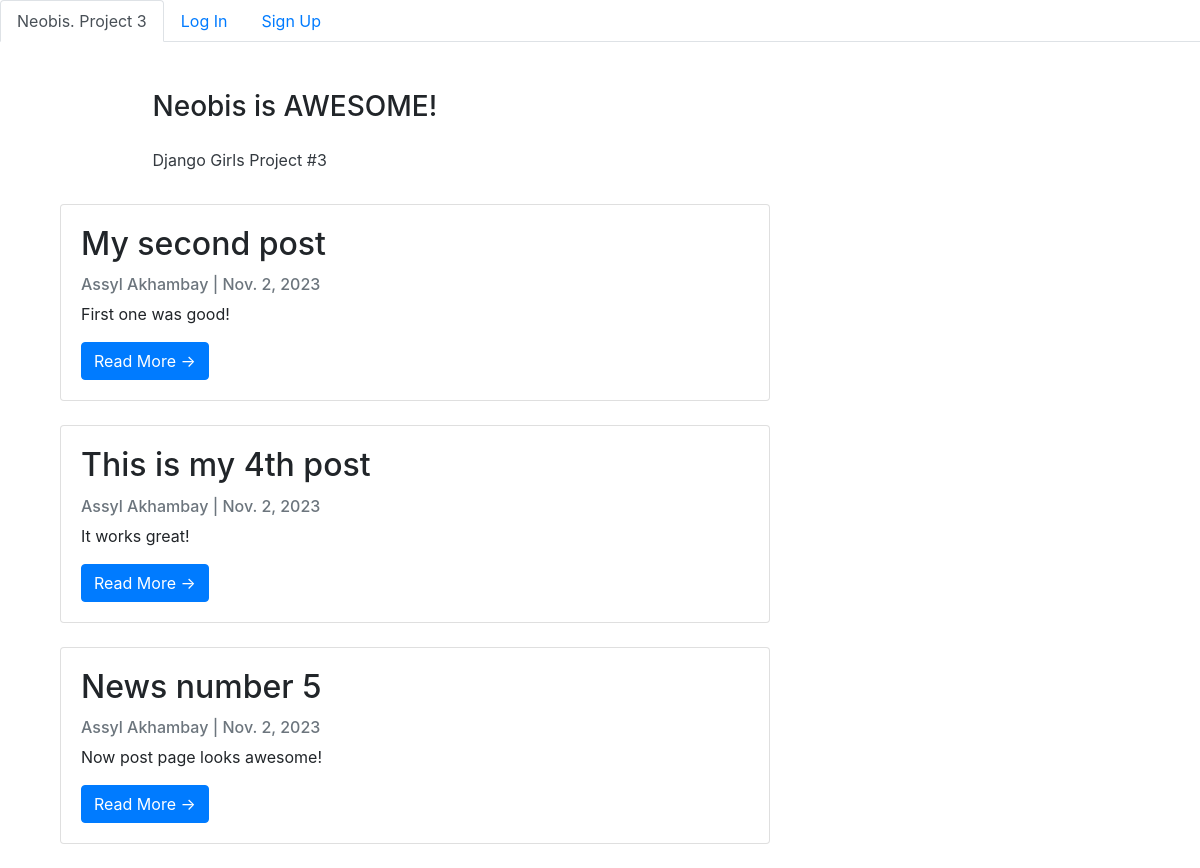
The app's page /, older data.
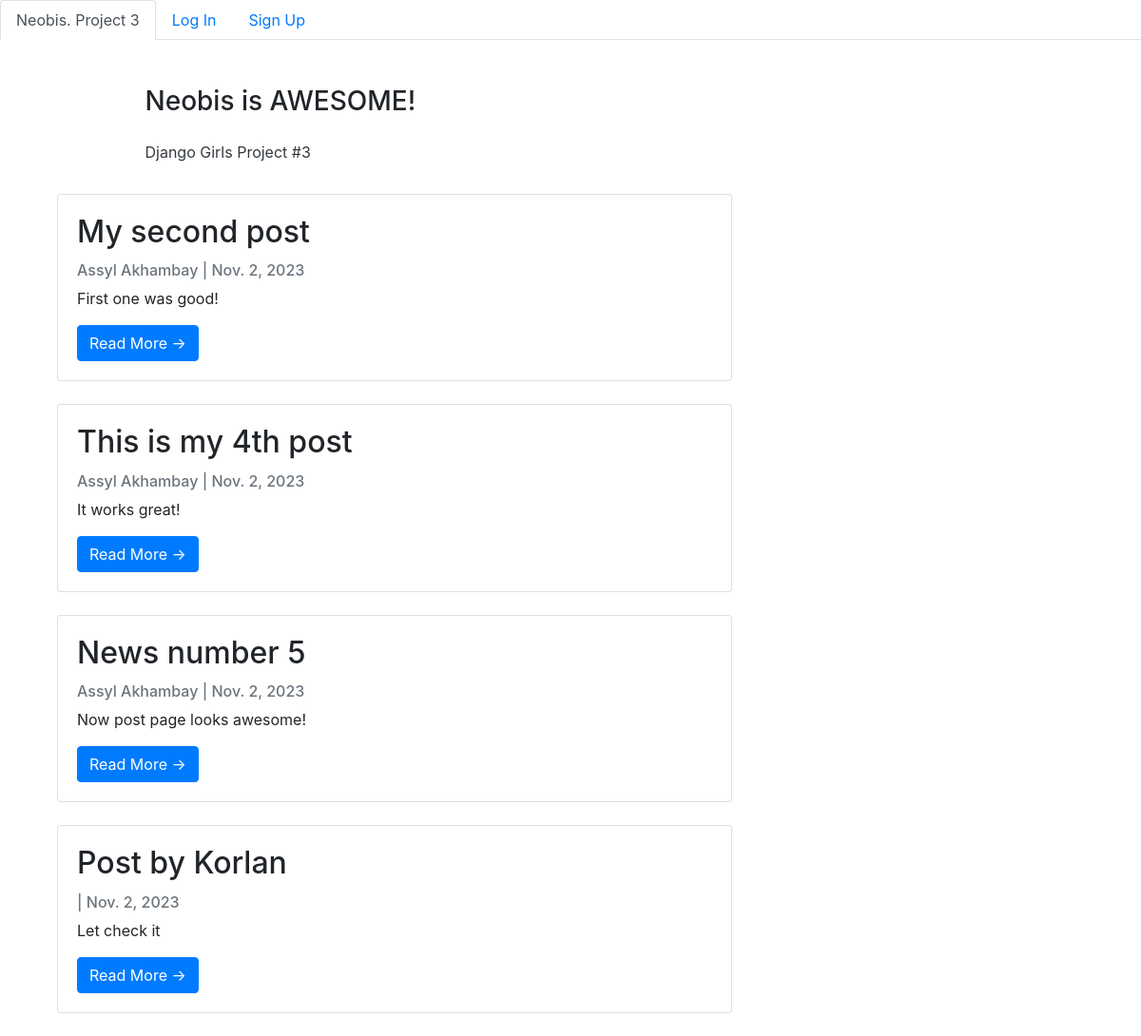
The same page, newer data.
### news_app/models.py (models this page shows, shortened)
class Post(models.Model):
    title = models.CharField(max_length=255)
    title_tag = models.CharField(max_length=255)
    author = models.ForeignKey(User, on_delete=models.CASCADE)
    body = models.TextField()
    post_date = models.DateField(auto_now_add=True)

### news_app/views.py (the view)
# urls.py: path('', HomeView.as_view(), name='home'),
class HomeView(ListView):
    model = Post
    template_name = 'home.html'
    ordering = ['-post_date']

### news_app/templates/home.html (shortened to what this page needs)
{% extends "base.html" %}
{% block content %}
<header class="masthead">
  <div class="container">
    <div class="row">
      <div class=" col-md-8 col-md-10 mx-auto">
        <div class="site-heading">
          <h3 class=" site-heading my-4 mt-3 text-black"> Neobis is AWESOME! </h3>
          <p class="text-dark">Django Girls Project #3</p>
        </div>
      </div>
    </div>
  </div>
</header>
<div class="container">
  <div class="row">
    <div class="col-md-8 mt-3 left">
      {% for post in object_list %}
      <div class="card mb-4">
        <div class="card-body">
          <h2 class="card-title">{{ post.title }}</h2>
          <p class="card-text text-muted h6">{{ post.author.first_name }}
            {{ post.author.last_name }} | {{ post.post_date}} </p>
          <p class="card-text">{{post.body|slice:":200"}}</p>
          <a href="{% url 'news-details' post.pk %}" class="btn btn-primary">Read More &rarr;</a>
        </div>
      </div>
      {% endfor %}
    </div>
  </div>
</div>
{%endblock%}

Row changes from the older to the newer data that the page shows:
added Post: title "Post by Korlan", post_date "Nov. 2, 2023", body "Let check it"
